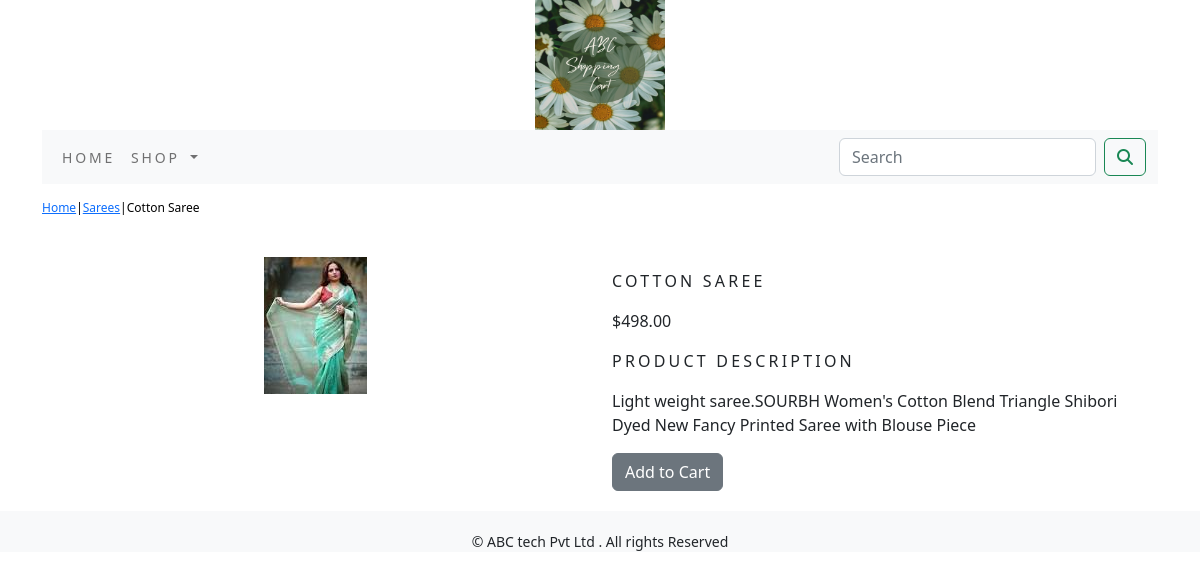
/shop/sarees/cotton-saree/, run on the app's committed database.
### shop/models.py (models this page shows, shortened)
class Product(models.Model):
    name=models.CharField(max_length=250,unique=True)
    slug=models.SlugField(max_length=250,unique=True)
    description=models.TextField(blank=True)
    price=models.DecimalField(max_digits=10,decimal_places=2)
    category=models.ForeignKey(Category,on_delete=models.CASCADE)
    image=models.ImageField(upload_to='product',blank=True)
    stock=models.IntegerField()
    available=models.BooleanField(default=True)
    created=models.DateTimeField(auto_now_add=True)
    updated=models.DateTimeField(auto_now_add=True)
    class Meta:
        ordering=('name',)
        verbose_name='product'
        verbose_name_plural='products'

class Category(models.Model):
    name=models.CharField(max_length=250,unique=True)
    slug=models.SlugField(max_length=250,unique=True)
    description=models.TextField(blank=True)
    image=models.ImageField(upload_to='category',blank=True)
    class Meta:
        ordering=('name',)
        verbose_name='category'
        verbose_name_plural='categories'
    def get_url(self):
        return reverse('shop:product_by_category',args=[self.slug])
    def __str__(self):
        return '{}'.format(self.name)

### shop/views.py (the view)
# urls.py: path('<slug:c_slug>/<slug:product_slug>/', views.proDetail, name='prodCatdetail'),
def proDetail(request,c_slug,product_slug):
    try:
        product=Product.objects.get(category__slug=c_slug,slug=product_slug)
    except Exception as e:
        raise e
    return render(request,"product.html",{'product':product})

### cart/context_processors.py (called while the page is built)
def counter(request):
    item_count=0
    if 'admin' in request.path:
        return {}
    else:
         try:
             cart=Cart.objects.filter(cart_id=_cart_id(request))
             cart_items=CartItem.objects.all().filter(cart=cart[:1])
             for cart_item in cart_items:
                 item_count += cart_item.quantity
         except Cart.DoesNotExist:
             item_count = 0
    return dict(item_count=item_count)

### cart/views.py (called while the page is built)
def _cart_id(request):
        cart=request.session.session_key
        if not cart:
           cart=request.session.create()
        return cart

### shop/context_processors.py (called while the page is built)
def menu_links(request):
    links=Category.objects.all()
    return dict(links=links)

### templates/product.html (shortened to what this page needs)
{% extends 'base.html' %}
{% load static %}
{% block content %}
<div class="row my_prod_row_class">
    <div class="mx_auto">
         <p><a href = "{% url 'shop:allProdCat' %}" >Home</a>|<a href="{{ product.category.get_url}}">{{product.category}}</a>|{{product.name}}</p>
    </div>
<div class="container">
<br>
  <div class="row">
    <div class="col-12 col-sm-12 col-md-12 col-lg-6 text-center">
        <div style="min-width:18rem;">
            <img src="{{product.image.url}}" alt="{{product.name}}">
        </div>
    </div>
         <div class="col-12 col-sm-12 col-md-12 col-lg-6">
             <div>
             <h1 class="my_prod_title">{{product.name}}</h1>
             <p>${{product.price}}</p>
             <p class="my_title">Product Description</p>
             <p class="text-justify my_rod_text">{{product.description}}</p>
             {% if product.stock <= 0 %}
                 <p class="text-justify my_prod_text"><b>Out of stock</b></p>
             {% else %}
             <a class="btn btn-secondary" href="{% url 'cart:add_cart' product.id %}">Add to Cart</a>
             {% endif %}
             </div>
         </div>
    </div>
</div>
</div>
{% endblock %}

### static/css/custom.css (style rules this page uses)
body { font-family:'Roboto Slab', serif; }
.my_title { font-size:16px; text-transform:uppercase; letter-spacing:.2em; }
.my_prod_row_class { padding-top:15px; padding-bottom:20px; }
.my_prod_row_class .mx_auto { color:#000; font-size:12px; text-decoration:none; }
.my_prod_title { font-size:16px; text-transform:uppercase; letter-spacing:.2em; padding-top:15px; padding-bottom:10px; }

### data on the page
Product: category "Sarees", name "Cotton Saree", image (picture), name "COTTON SAREE", price "498.00", description "Light weight saree.SOURBH Women's Cotton Blend Triangle Shibori Dyed New Fancy Printed Saree with Blouse Piece"
